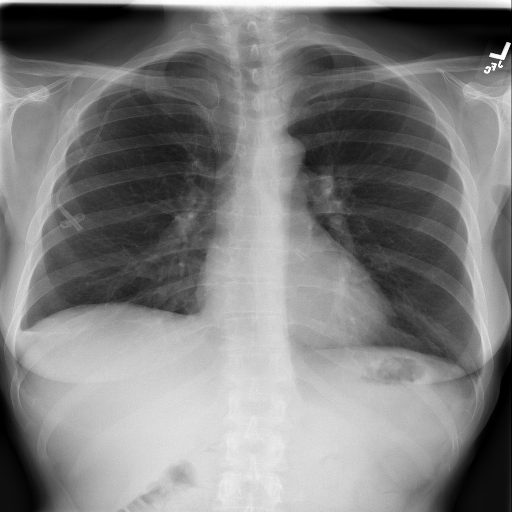
#> input picture siim-acr-pneumothorax/example_images/original.png, 512 x 512 px
$ jupyter execute plotting.ipynb
#> lines starting #> are read from the running program, lines starting #| are printed output that depends on the picture
[cell 1]
import matplotlib.pyplot as plt
import cv2

[cell 2]
original = cv2.imread("original.png", cv2.IMREAD_GRAYSCALE)
#> original is the input picture: shape (512, 512); min 0, max 255, mean 126.4
clahe = cv2.imread("clahe.png",cv2.IMREAD_GRAYSCALE)
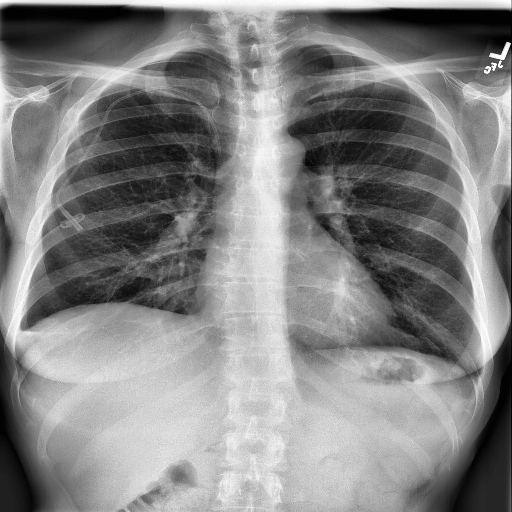
#> input picture siim-acr-pneumothorax/example_images/clahe.png, 512 x 512 px
#> clahe is the input picture: shape (512, 512); min 1, max 255, mean 131.8
clahe_bs = cv2.imread("clahe_bs.png", cv2.IMREAD_GRAYSCALE)
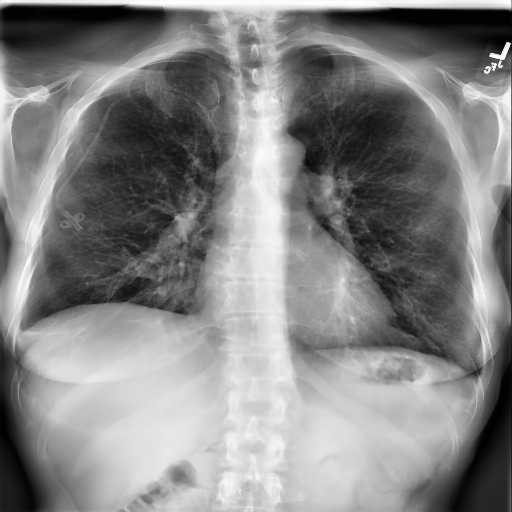
#> input picture siim-acr-pneumothorax/example_images/clahe_bs.png, 512 x 512 px
#> clahe_bs is the input picture: shape (512, 512); min 0, max 255, mean 133

[cell 3]
fig, axes = plt.subplots(1, 3, figsize=(12, 8))

for ax in axes.ravel():
    ax.set_axis_off()

axes[0].set_title("Original")
axes[0].imshow(original, cmap='gray')

axes[1].set_title("CLAHE")
axes[1].imshow(clahe, cmap='gray')

axes[2].set_title("CLAHE and Bone Suppression")
axes[2].imshow(clahe_bs, cmap='gray')
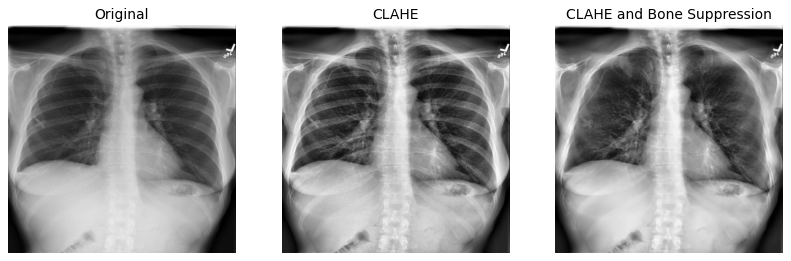
#> figure drawn by matplotlib, 3 panels
